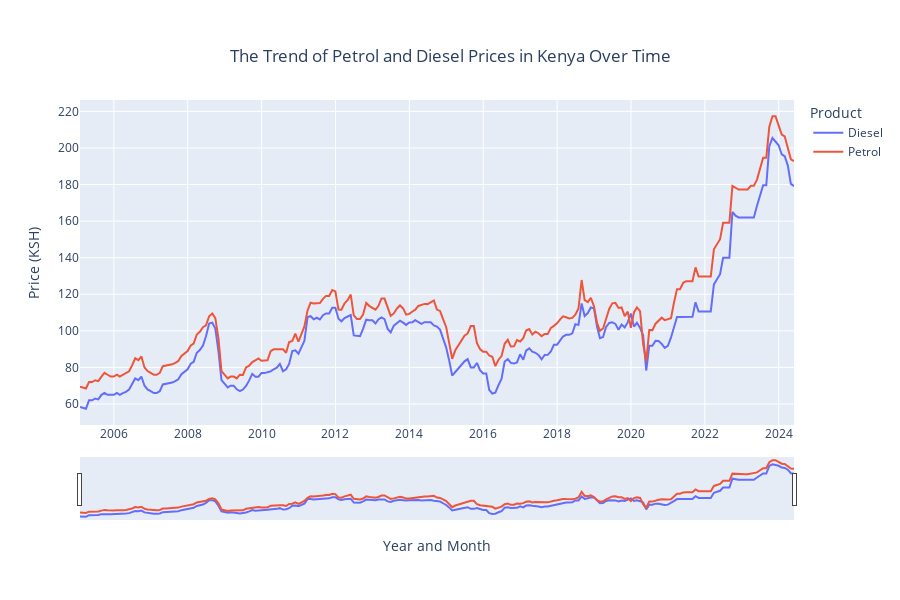

Here is the notebook cell this chart was saved with:
### Markdown cell above
##### Kenya

---

### Code cell
# Filter for Kenya
kenya_data = eda_df[eda_df['country'] == 'Kenya']

# Filter for petrol and diesel
kenya_petrol_diesel = kenya_data[kenya_data['product'].isin(['Petrol', 'Diesel'])]

# Create a time series plot
fig = px.line(kenya_petrol_diesel, 
              x='period_date', 
              y='value', 
              color='product', 
              labels={'value': 'Price (KSH)', 'period_date': 'Date'},
              title='Petrol and Diesel Prices in Kenya Over Time')

# Update layout to center the title and add a slider for the x-axis
fig.update_layout(
    title={
        'text': 'The Trend of Petrol and Diesel Prices in Kenya Over Time',
        'x': 0.5,  # Center the title
        'xanchor': 'center',
        'yanchor': 'top'
    },
    xaxis_title='Year and Month',
    yaxis_title='Price (KSH)',
    legend_title='Product',
    height=600, 
    xaxis=dict(
        rangeslider=dict(
            visible=True 
        )
    )
)

fig.show()

### Figure 1 — Plotly figure (JSON) as saved in the notebook; plotly's stock layout.template omitted (floating-point values rounded to 4 significant figures; data arrays with more than 128 entries replaced by an {"elided": "..."} marker saying what was removed)
{"data": [{"hovertemplate": "product=Diesel<br>Date=%{x}<br>Price (KSH)=%{y}<extra></extra>", "legendgroup": "Diesel", "line": {"color": "#636efa", "dash": "solid"}, "marker": {"symbol": "circle"}, "mode": "lines", "name": "Diesel", "orientation": "v", "showlegend": true, "type": "scatter", "x": {"elided": "229 str values"}, "xaxis": "x", "y": {"elided": "229 float values"}, "yaxis": "y"}, {"hovertemplate": "product=Petrol<br>Date=%{x}<br>Price (KSH)=%{y}<extra></extra>", "legendgroup": "Petrol", "line": {"color": "#EF553B", "dash": "solid"}, "marker": {"symbol": "circle"}, "mode": "lines", "name": "Petrol", "orientation": "v", "showlegend": true, "type": "scatter", "x": {"elided": "229 str values"}, "xaxis": "x", "y": {"elided": "229 float values"}, "yaxis": "y"}], "layout": {"height": 600, "legend": {"title": {"text": "Product"}, "tracegroupgap": 0}, "title": {"text": "The Trend of Petrol and Diesel Prices in Kenya Over Time", "x": 0.5, "xanchor": "center", "yanchor": "top"}, "xaxis": {"anchor": "y", "domain": [0, 1], "rangeslider": {"visible": true}, "title": {"text": "Year and Month"}}, "yaxis": {"anchor": "x", "domain": [0, 1], "title": {"text": "Price (KSH)"}}}}
